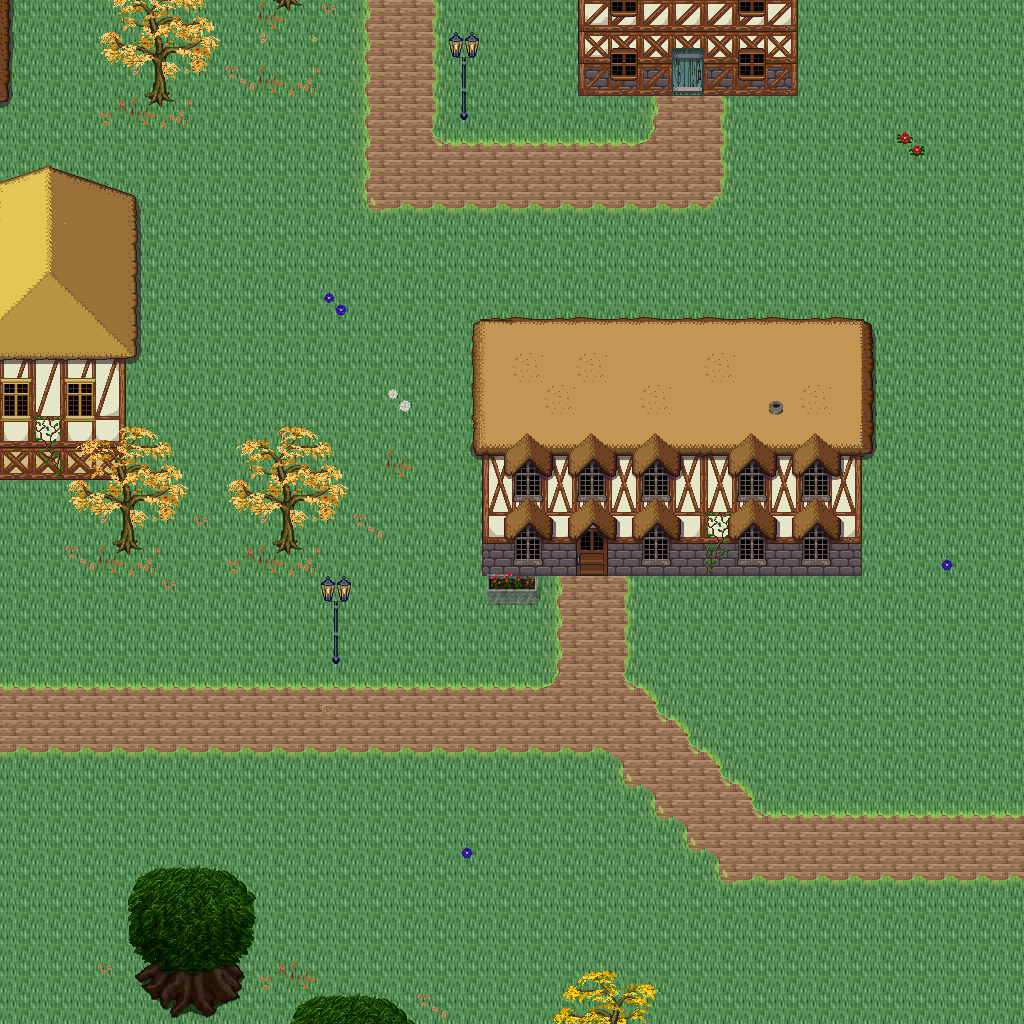

A level layout from a 2D game, rendered from its tile map. Below: a short description, then the map file with tile-grid data replaced by summaries:
An orthogonal 32x32 tile map with 32x32 px tiles, 5 tile layers (Ground, Objects, Objects2, Above, ...), 1 hidden layer not drawn, 42 tilesets.

<map version="1.10" tiledversion="1.11.0" orientation="orthogonal" renderorder="right-down" width="32" height="32" tilewidth="32" tileheight="32" infinite="0" nextlayerid="11" nextobjectid="1">
 <tileset firstgid="1" name="logic_collision" tilewidth="32" tileheight="32" tilecount="1" columns="1">
  <image source="../drawable/logic_collision.png" width="32" height="32" />
 </tileset>
 <tileset firstgid="2" name="ground_ground" tilewidth="32" tileheight="32" tilecount="33" columns="3">
  <image source="../drawable/ground_ground.png" width="96" height="352" />
 </tileset>
 <tileset firstgid="35" name="building_castle" tilewidth="32" tileheight="32" tilecount="320" columns="20">
  <image source="../drawable/building_castle.png" width="640" height="512" />
 </tileset>
 <tileset firstgid="355" name="item_weapon_cannon" tilewidth="32" tileheight="32" tilecount="12" columns="3">
  <image source="../drawable/item_weapon_cannon.png" width="96" height="128" />
 </tileset>
 <tileset firstgid="367" name="item_pot_barrels_1" tilewidth="32" tileheight="32" tilecount="8" columns="4">
  <image source="../drawable/item_pot_barrels_1.png" width="128" height="64" />
 </tileset>
 <tileset firstgid="375" name="ground_water_pool" tilewidth="32" tileheight="32" tilecount="72" columns="3">
  <image source="../drawable/ground_water_pool.png" width="96" height="768" />
 </tileset>
 <tileset firstgid="447" name="ground_earth_edges" tilewidth="32" tileheight="32" tilecount="18" columns="6">
  <image source="../drawable/ground_earth_edges.png" width="192" height="96" />
 </tileset>
 <tileset firstgid="465" name="ground_grass_edges" tilewidth="32" tileheight="32" tilecount="36" columns="12">
  <image source="../drawable/ground_grass_edges.png" width="384" height="96" />
 </tileset>
 <tileset firstgid="501" name="ground_grass_corners" tilewidth="32" tileheight="32" tilecount="24" columns="6">
  <image source="../drawable/ground_grass_corners.png" width="192" height="128" />
 </tileset>
 <tileset firstgid="525" name="plant_tree_tree_darkgreen" tilewidth="32" tileheight="32" tilecount="88" columns="8">
  <image source="../drawable/plant_tree_tree_darkgreen.png" width="256" height="352" />
 </tileset>
 <tileset firstgid="613" name="plant_stump_stump_vertical" tilewidth="32" tileheight="32" tilecount="1" columns="1">
  <image source="../drawable/plant_stump_stump_vertical.png" width="32" height="32" />
 </tileset>
 <tileset firstgid="614" name="building_decoration_pool" tilewidth="32" tileheight="32" tilecount="9" columns="3">
  <image source="../drawable/building_decoration_pool.png" width="96" height="96" />
 </tileset>
 <tileset firstgid="623" name="plant_vine" tilewidth="32" tileheight="32" tilecount="3" columns="1">
  <image source="../drawable/plant_vine.png" width="32" height="96" />
 </tileset>
 <tileset firstgid="626" name="plant_flower_leafy_daisy_red" tilewidth="32" tileheight="32" tilecount="8" columns="2">
  <image source="../drawable/plant_flower_leafy_daisy_red.png" width="64" height="128" />
 </tileset>
 <tileset firstgid="634" name="plant_flower_daisy_blue" tilewidth="32" tileheight="32" tilecount="8" columns="2">
  <image source="../drawable/plant_flower_daisy_blue.png" width="64" height="128" />
 </tileset>
 <tileset firstgid="642" name="plant_flower_daisy_white" tilewidth="32" tileheight="32" tilecount="8" columns="2">
  <image source="../drawable/plant_flower_daisy_white.png" width="64" height="128" />
 </tileset>
 <tileset firstgid="650" name="plant_flower_leafy_daisy_yellow" tilewidth="32" tileheight="32" tilecount="8" columns="2">
  <image source="../drawable/plant_flower_leafy_daisy_yellow.png" width="64" height="128" />
 </tileset>
 <tileset firstgid="658" name="plant_flower_foxgloves" tilewidth="32" tileheight="32" tilecount="4" columns="2">
  <image source="../drawable/plant_flower_foxgloves.png" width="64" height="64" />
 </tileset>
 <tileset firstgid="662" name="plant_tree_locust_tree" tilewidth="32" tileheight="32" tilecount="20" columns="4">
  <image source="../drawable/plant_tree_locust_tree.png" width="128" height="160" />
 </tileset>
 <tileset firstgid="682" name="furniture_chair_bench_iron" tilewidth="32" tileheight="32" tilecount="4" columns="2">
  <image source="../drawable/furniture_chair_bench_iron.png" width="64" height="64" />
 </tileset>
 <tileset firstgid="686" name="item_statue_seahorse" tilewidth="32" tileheight="32" tilecount="12" columns="4">
  <image source="../drawable/item_statue_seahorse.png" width="128" height="96" />
 </tileset>
 <tileset firstgid="698" name="building_decoration_chimney_brown_stacks" tilewidth="32" tileheight="32" tilecount="2" columns="1">
  <image source="../drawable/building_decoration_chimney_brown_stacks.png" width="32" height="64" />
 </tileset>
 <tileset firstgid="700" name="plant_flower_small_flower_bed_2" tilewidth="32" tileheight="32" tilecount="12" columns="3">
  <image source="../drawable/plant_flower_small_flower_bed_2.png" width="96" height="128" />
 </tileset>
 <tileset firstgid="712" name="plant_flower_flower_bed_1" tilewidth="32" tileheight="32" tilecount="35" columns="7">
  <image source="../drawable/plant_flower_flower_bed_1.png" width="224" height="160" />
 </tileset>
 <tileset firstgid="747" name="plant_flower_pointed_yellow" tilewidth="32" tileheight="32" tilecount="2" columns="2">
  <image source="../drawable/plant_flower_pointed_yellow.png" width="64" height="32" />
 </tileset>
 <tileset firstgid="749" name="plant_flower_red_white" tilewidth="32" tileheight="32" tilecount="16" columns="4">
  <image source="../drawable/plant_flower_red_white.png" width="128" height="128" />
 </tileset>
 <tileset firstgid="765" name="building_decoration_chimney" tilewidth="32" tileheight="32" tilecount="2" columns="1">
  <image source="../drawable/building_decoration_chimney.png" width="32" height="64" />
 </tileset>
 <tileset firstgid="767" name="furniture_light_lamp_blue" tilewidth="32" tileheight="32" tilecount="3" columns="1">
  <image source="../drawable/furniture_light_lamp_blue.png" width="32" height="96" />
 </tileset>
 <tileset firstgid="770" name="light_dim_light_7x5" tilewidth="32" tileheight="32" tilecount="35" columns="7">
  <image source="../drawable/light_dim_light_7x5.png" width="224" height="160" />
 </tileset>
 <tileset firstgid="805" name="plant_tree_fall_trees" tilewidth="32" tileheight="32" tilecount="40" columns="8">
  <image source="../drawable/plant_tree_fall_trees.png" width="256" height="160" />
 </tileset>
 <tileset firstgid="845" name="logic_item_resources" tilewidth="32" tileheight="32" tilecount="6" columns="6">
  <image source="../drawable/logic_item_resources.png" width="192" height="32" />
 </tileset>
 <tileset firstgid="851" name="logic_item_mushroom" tilewidth="32" tileheight="32" tilecount="6" columns="6">
  <image source="../drawable/logic_item_mushroom.png" width="192" height="32" />
 </tileset>
 <tileset firstgid="857" name="logic_creature_animal" tilewidth="32" tileheight="32" tilecount="32" columns="8">
  <image source="../drawable/logic_creature_animal.png" width="256" height="128" />
 </tileset>
 <tileset firstgid="889" name="plant_leaves" tilewidth="32" tileheight="32" tilecount="8" columns="4">
  <image source="../drawable/plant_leaves.png" width="128" height="64" />
 </tileset>
 <tileset firstgid="897" name="plant_flower_planted_containers" tilewidth="32" tileheight="32" tilecount="16" columns="4">
  <image source="../drawable/plant_flower_planted_containers.png" width="128" height="128" />
 </tileset>
 <tileset firstgid="913" name="building_decoration_banner" tilewidth="32" tileheight="32" tilecount="12" columns="1">
  <image source="../drawable/building_decoration_banner.png" width="32" height="384" />
 </tileset>
 <tileset firstgid="925" name="building_cottage" tilewidth="32" tileheight="32" tilecount="256" columns="16">
  <image source="../drawable/building_cottage.png" width="512" height="512" />
 </tileset>
 <tileset firstgid="1181" name="logic_portal" tilewidth="32" tileheight="32" tilecount="24" columns="8">
  <image source="../drawable/logic_portal.png" width="256" height="96" />
 </tileset>
 <tileset firstgid="1205" name="building_door_doors" tilewidth="32" tileheight="32" tilecount="256" columns="16">
  <image source="../drawable/building_door_doors.png" width="512" height="512" />
 </tileset>
 <tileset firstgid="1461" name="building_roof_thatched_roof" tilewidth="32" tileheight="32" tilecount="256" columns="16">
  <image source="../drawable/building_roof_thatched_roof.png" width="512" height="512" />
 </tileset>
 <tileset firstgid="1717" name="building_window_windows" tilewidth="32" tileheight="32" tilecount="256" columns="16">
  <image source="../drawable/building_window_windows.png" width="512" height="512" />
 </tileset>
 <tileset firstgid="1973" name="ground_ground_3" tilewidth="32" tileheight="32" tilecount="5" columns="5">
  <image source="../drawable/ground_ground_3.png" width="160" height="32" />
 </tileset>
 <layer id="1" name="Ground" width="32" height="32">
  <data>[1024 cells, 1023 non-empty, 2 distinct tile ids]</data>
 </layer>
 <layer id="2" name="Objects" width="32" height="32">
  <data>[1024 cells, 217 non-empty, 52 distinct tile ids]</data>
 </layer>
 <layer id="3" name="Objects2" width="32" height="32">
  <data>[1024 cells, 72 non-empty, 24 distinct tile ids]</data>
 </layer>
 <layer id="4" name="Above" width="32" height="32">
  <data>[1024 cells, 181 non-empty, 79 distinct tile ids]</data>
 </layer>
 <layer id="5" name="Above2" width="32" height="32">
  <data>[1024 cells, 47 non-empty, 18 distinct tile ids]</data>
 </layer>
 <layer id="6" name="Walkable" width="32" height="32" visible="0">
  <data>[1024 cells, 137 non-empty, 1 distinct tile ids]</data>
 </layer>
 <objectgroup id="7" name="Mapevents" />
 <objectgroup id="8" name="Spawn" />
 <objectgroup id="9" name="Keys" />
 <objectgroup id="10" name="Replace" />
</map>
